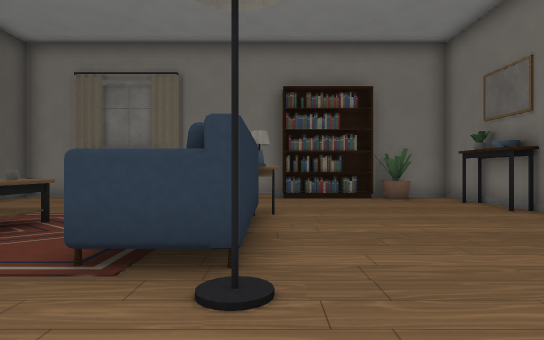
view 1 (above)

15 first-person views from a walk through a Unity game level. The camera is 1.2 m above the floor, looks level and sees 75° across. Doors are open. The floor is counted in squares, 1.26 m on a side. Each view is taken from the middle of a square. On the plan, view 1 faces up. The plan holds only what a view shows up to about 13 squares ahead; the rest is blank. The place goes on beyond the plan. The player is left out. Some surface patterns are stand-ins.

view 2
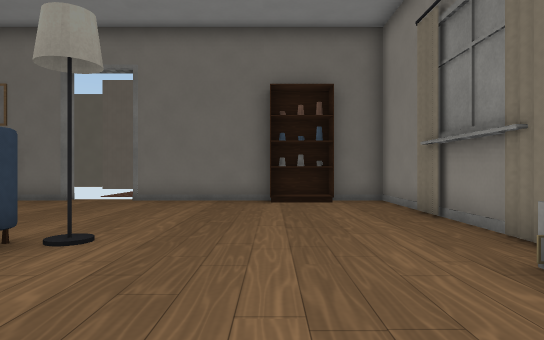

view 3
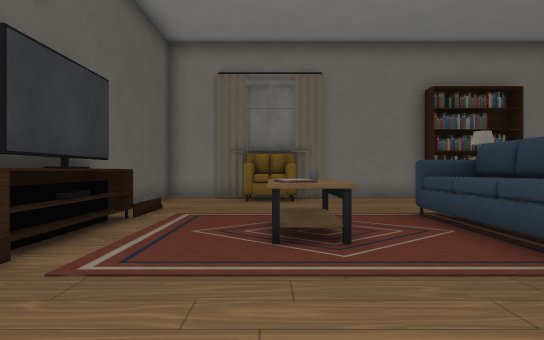

view 4
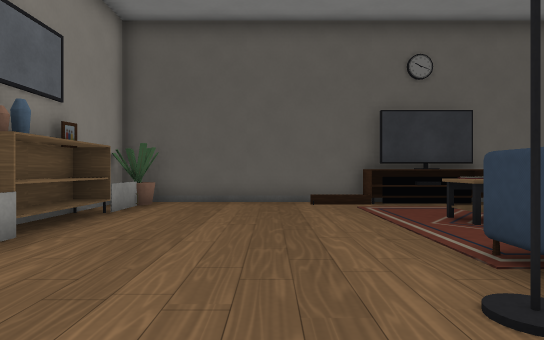

view 5
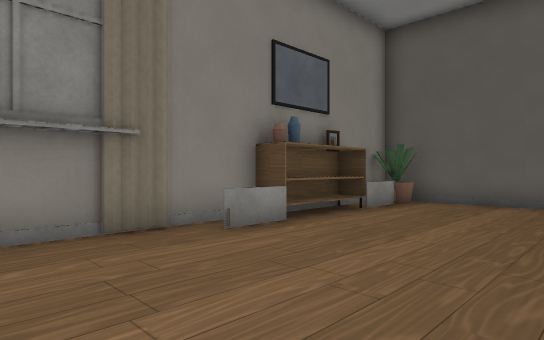

view 6
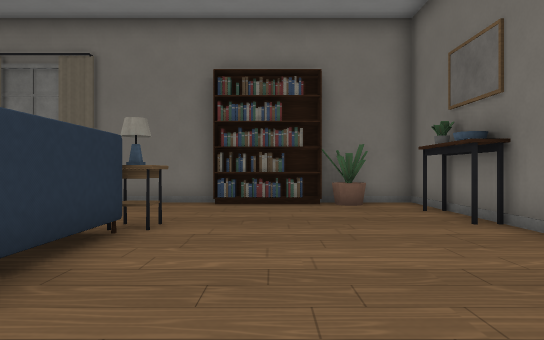

view 7
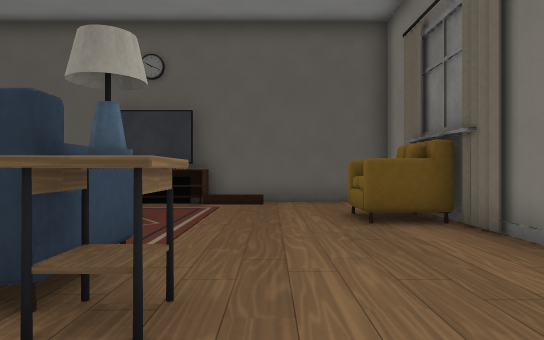

view 8
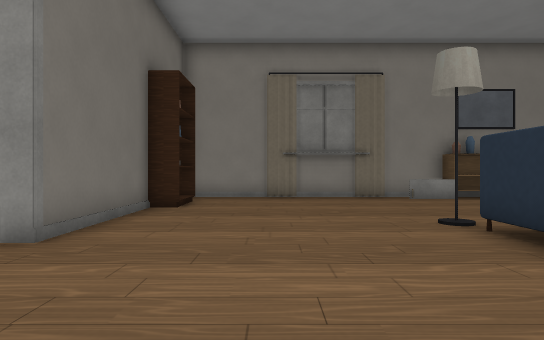

view 9
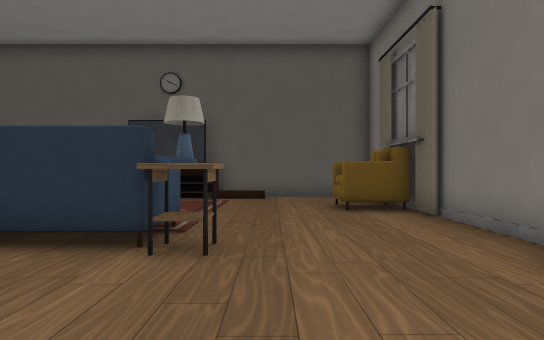

view 10
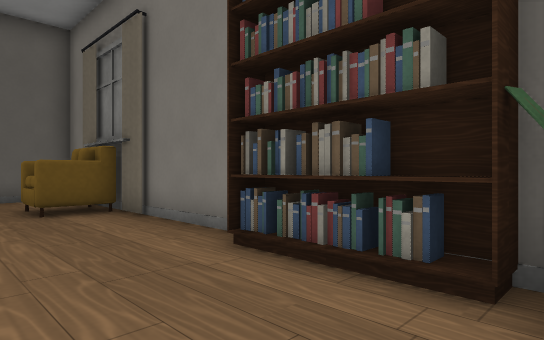

view 11
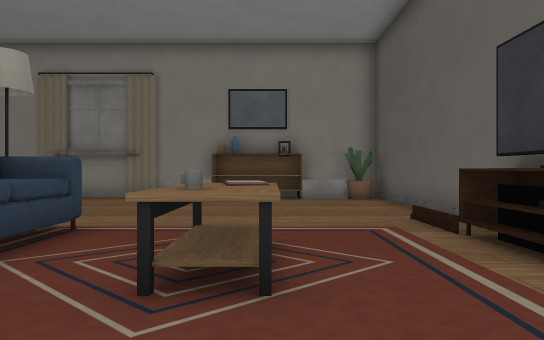

view 12
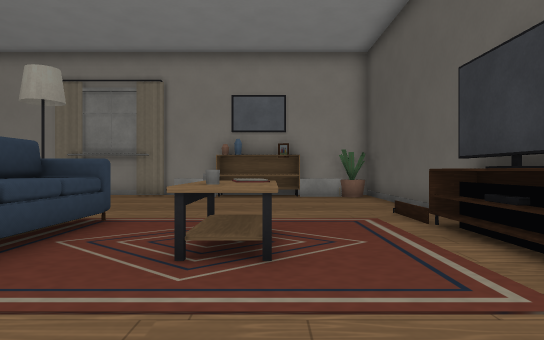

view 13
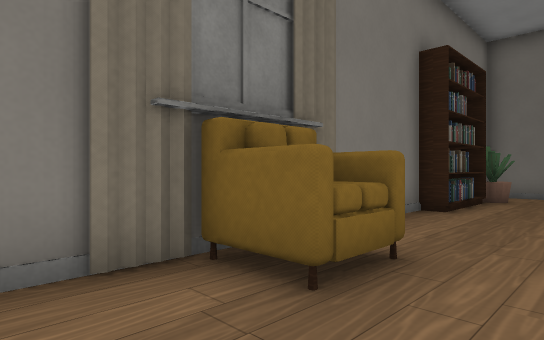

view 14
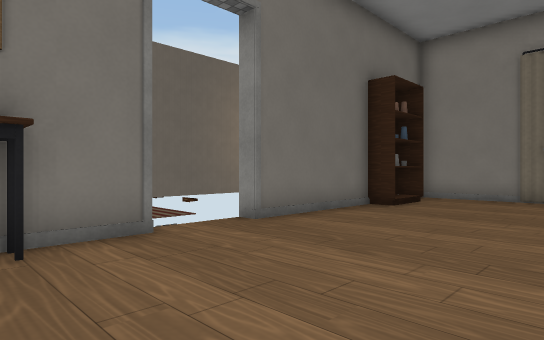

view 15
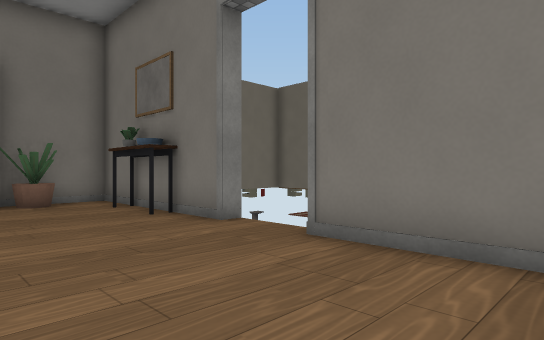

### Floor plan
Points are (right, up) in squares from view 1. A wall is a line through its corners. A room is listed if a view was taken in it or the views show most of it. See-through windows are left out.
Room 1 (views 1, 2, 3, 4, 5, 6, 7, 8, 9, 10, 11, 12, 13, 14, 15)
walls: (5.5, 8.1) (5.5, 10.4); (0.4, 12.5) (-8.6, 12.5) (-8.6, -3.5) (6.1, -3.5) (6.1, -1.4); (6.6, 6.5) (6.1, 6.5) (6.1, 12.5) (3.4, 12.5); (3.9, 11.3) (3.5, 11.9); (4.3, 11.3) (4.1, 11.7) (3.5, 12); (4.3, 11.4) (3.9, 11.3) (3.9, 12); (6.1, -0.5) (6.1, 4.4) (6.6, 4.4); (5.2, -1.8) (6.1, -1.8); (5.3, -1.9) (5.3, 0.1); (-7, -2.6) (-3.4, -2.6)
ways out: open door at (5, -2); open door at (5, 0.5)
objects: other object (-8, -3); other object (-8, 4) to (-8, 7); other object (-6, 11) to (-5, 12); other object (-6, 12); other object (-5, 5) to (-4, 6); other object (-4, 6); other object (-4, 12); other object (-3, -3); other object (-2, 4) to (0, 7); other object (0, -3); other object (0, 3); other object (0, 8); other object (1, 8); other object (1, 12) to (3, 12); other object (3, -3)

Positions as (right, up) in squares from view 1, and headings:
1: (0, 0), facing up
2: (-5, 0), facing right
3: (-5, 0), facing up
4: (2, 1), facing left
5: (2, 2), facing down-left
6: (2, 2), facing up
7: (2, 9), facing left
8: (3, 9), facing down
9: (4, 9), facing left
10: (4, 9), facing up-left
11: (-5, 9), facing down
12: (-5, 10), facing down
13: (-8, 9), facing up-right
14: (1, 9), facing down-right
15: (2, 1), facing up-right
